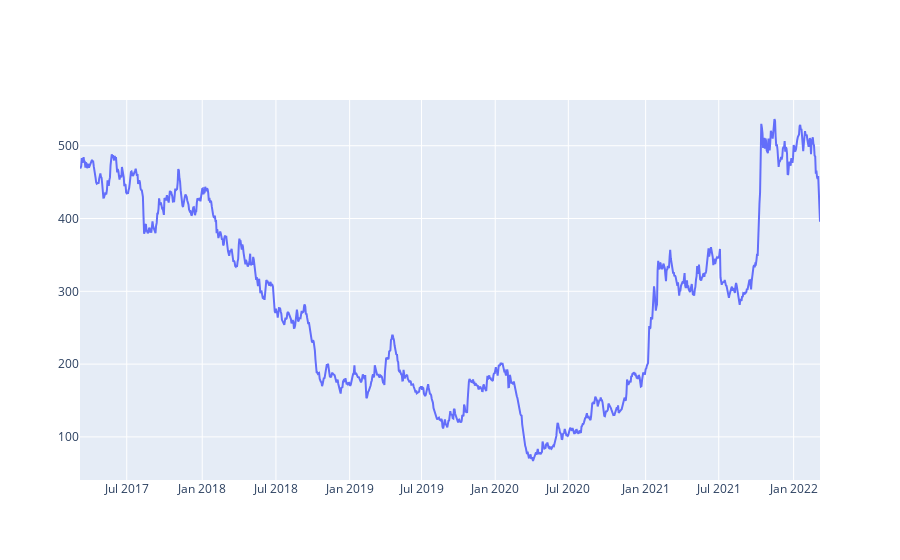

The notebook cell saved with this chart:
### Markdown cell above
### **<span style= 'color: #5494ff '>Line plot day wise</span>**

### Code cell
fig = go.Figure([go.Scatter(x= tatamotors_5year.index, y = tatamotors_5year['High'])])
fig.update_layout(hovermode = 'x unified')
fig.update_xaxes(rangebreaks = [dict(values = dt_breaks)])
fig.show()

### Figure 1 — Plotly figure (JSON) as saved in the notebook; plotly's stock layout.template omitted (floating-point values rounded to 4 significant figures; data arrays with more than 128 entries replaced by an {"elided": "..."} marker saying what was removed)
{"data": [{"type": "scatter", "x": {"elided": "1236 str values"}, "y": {"elided": "1236 float values"}}], "layout": {"hovermode": "x unified", "xaxis": {"rangebreaks": [{"values": {"elided": "591 str values"}}]}}}
